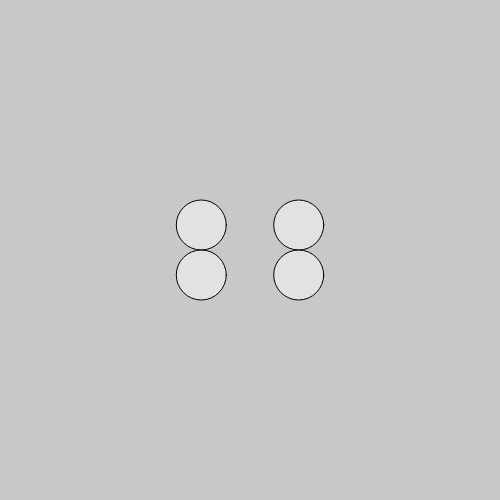
Frame 1 (no input)
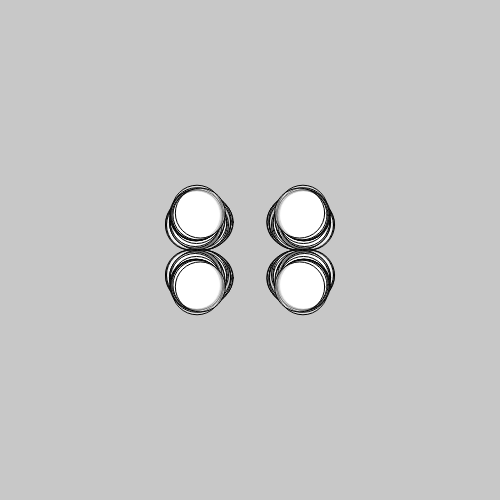
Frame 60 (no input)
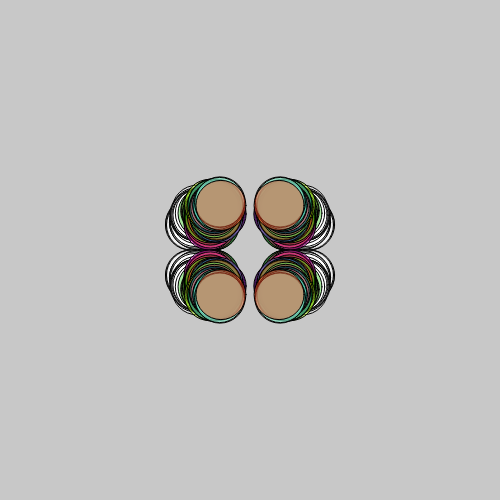
Frame 120 (the mouse pressed at the canvas centre since frame 60)

The p5.js sketch that drew these frames (run headless with seeded random() and noise() and a simulated clock; from frame 60 on, the mouse is pressed at the canvas centre):

// p5.js sketch
// ── sketch.js
//https://github.com/stavrosdidakis/DAT-GAD-405_2017
//https://p5js.org

//set default values for the starting color, speed and ellipse diameter. Also declare x1 and y1 but not set any values yet
let r = 255; let g = 255; let b = 255;
let speed = 3; let diameter = 50;
let x1; let y1;


function setup() {
  createCanvas(500,500);
  x1 = width/2-50; //set x1 to the half of the width(center screen) minus 50 (to seperate each ellipse)
  y1 = height/2+50; //same for y
  background(200);
}
function draw() {
x1 += random(-speed, speed); // set x to a random number inside its speed in either direction. x+=y --> x=x+y
y1 += random(-speed, speed); //same for y
x1 = constrain(x1,0,width/2-(diameter/2)); //constrain the value to its corner of the screen
y1 = constrain(y1,0,height/2-(diameter/2)); //same for y

//when the mouse is pressed randomly generate a color
if (mouseIsPressed){
  r = random(255);
  g = random(255);
  b = random(255);
  }

fill (r,g,b,120);

ellipse(x1,y1,diameter,diameter);
ellipse((x1*-1+width),y1,diameter,diameter); //use maths to invert the ellipse position
ellipse(x1,(y1*-1+height),diameter,diameter); //^
ellipse((x1*-1+width),(y1*-1+height),diameter,diameter); //^^

}
